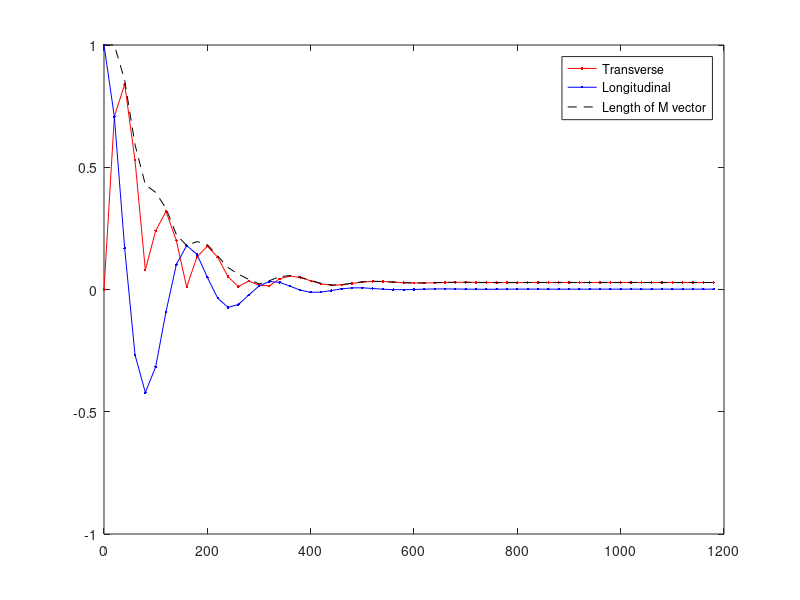

The MATLAB source for this figure:
clear
M0 = [0 0 1]'; %initial magnetization

M(:,1) = M0; %magnetization at time t=1

R = 60; %number of TRs

TR = 20;
T1 = 1000;
T2 = 50;

theta = 0;
alpha = pi/4; %flip angle

E1 = exp(-TR/T1);
E2 = exp(-TR/T2);

Rel = [E2*cos(theta) E2*sin(theta) 0
    -E2*sin(theta) E2*cos(theta) 0
    0 0 E1];

Rot = [1 0 0
    0 cos(alpha) sin(alpha)
    0 -sin(alpha) cos(alpha)];

for r=2:R
    Mplus = M(:,r-1);
    Mminus = Rel*Mplus + (1-E1)*M0;
    M(:,r) = Rot*Mminus;
end

figure(1)
tvec=(0:(R-1))*TR;
Mt = (M(1,:).^2+M(2,:).^2).^0.5;
Msum = (M(1,:).^2+M(2,:).^2+M(3,:).^2).^0.5;
plot(tvec,Mt,'r.-')
hold on
plot(tvec,M(3,:),'b.-')
plot(tvec,Msum,'k--')
hold off
legend('Transverse','Longitudinal','Length of M vector')